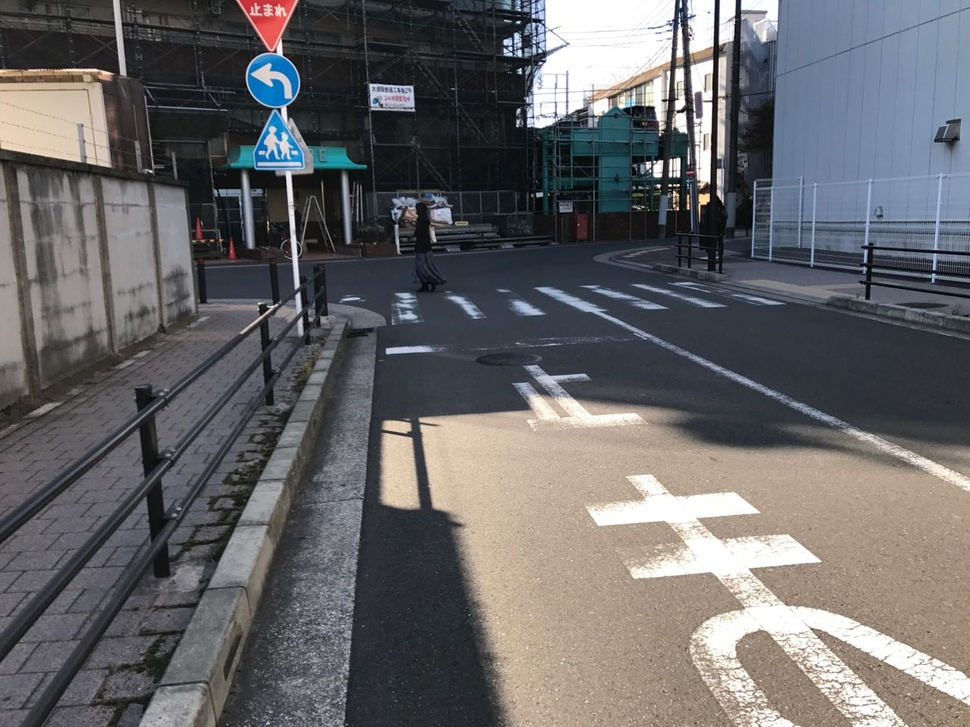
%> input picture data/1.jpg, 970 x 727 px, shrunk from 1280 x 960 before the run
$ octave a1.m   (GNU Octave 9; MATLAB toolbox functions it lacks are replaced by stand-ins)
%> lines starting %> are read from the running program, lines starting %| are printed output that depends on the picture; in (x1, y1, x2, y2) boxes, pixels count from 0 and x2, y2 are one past the last pixel; in counts of white or black regions, pixels touching at a corner belong together; the program's own positions count from 1
clear all;
close all ;
I=imread('1.jpg');
%> I is the input picture: size 727x970x3 uint8; mean R, G, B 103.7, 102.8, 104.4
G=rgb2gray(I);
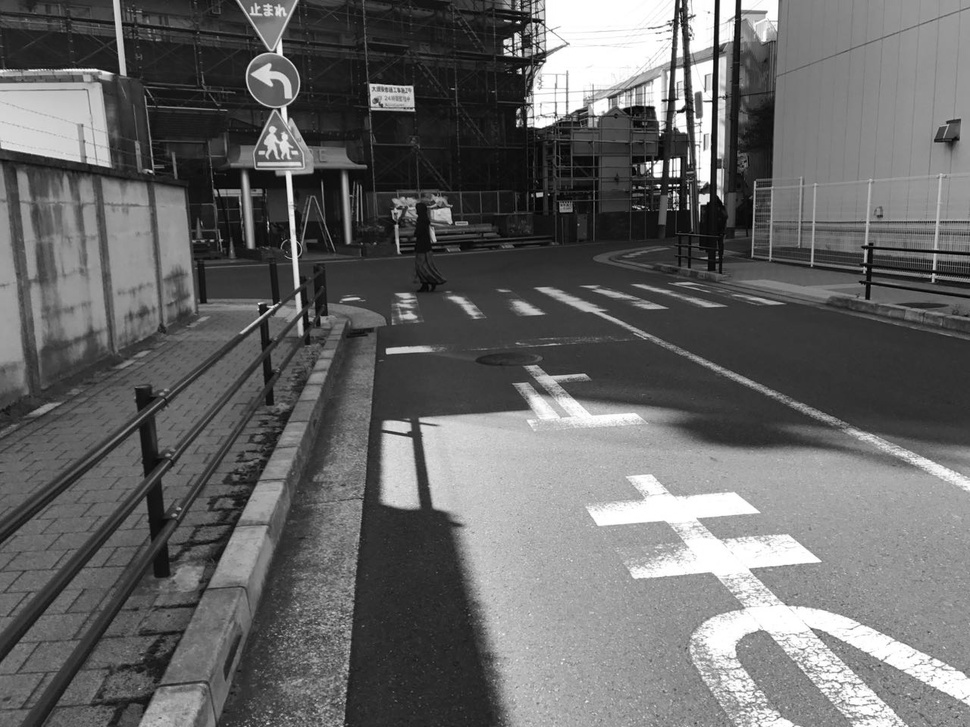
%> G: size 727x970 uint8; min 0, max 255, mean 103.2
figure();

subplot(2,2,1);
imshow(G);

subplot(2,2,2);
imhist(G);

subplot(2,2,3);
imhist(G);
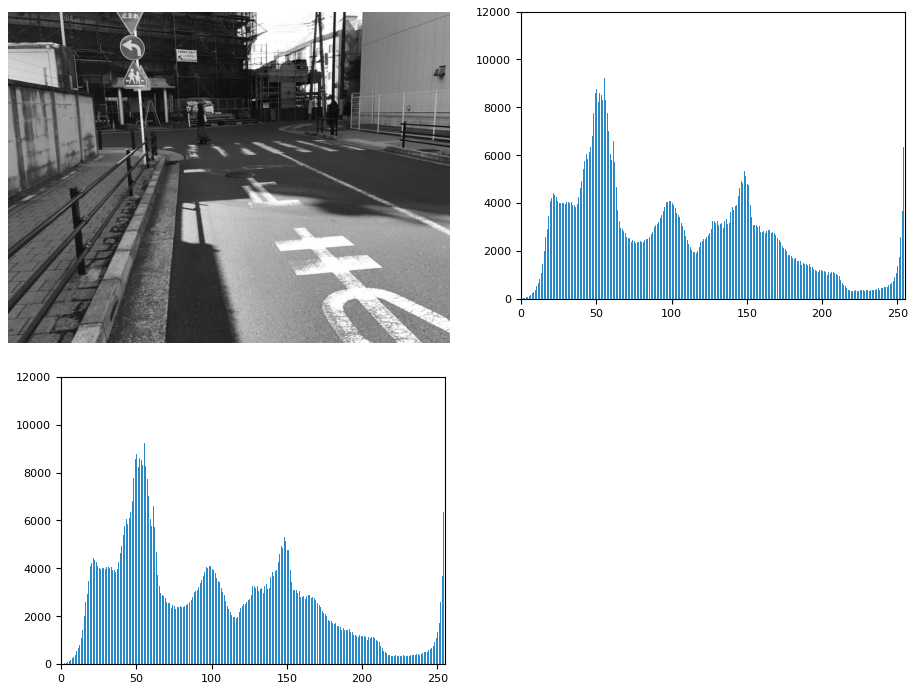
%> figure redrawn from the program's plot data, 3 panels
[h,x]=imhist(G);
%> h = 256 values, max 10319 at index 256, min 1 at index 1, mean 2754.6; x = 256 values from 0 to 255
h=smooth(h,7);
%> h = 256 values, max 10319 at index 256, min 1 at index 1, mean 2773.1
plot(x,h)
%求出阈值T
df1=diff(h);%一阶差分
%> df1 = 255 values, max 3548.3 at index 255, min -578.1 at index 61, mean 40.46
df2=diff(df1);%二阶差分
%> df2 = 254 values, max 1704.5 at index 254, min -283.1 at index 252, mean 13.91
[m,n]=size(df2);
%> m = 254; n = 1
T=0;
for i=1:m
if(abs(df1(i+1))<=0.15 && df2(i)>0)
    T=x(i+2)%确定阈值
    break;
end
end
%> after the loop, T = 132
G=im2bw(G,T/255);%转为二值图像
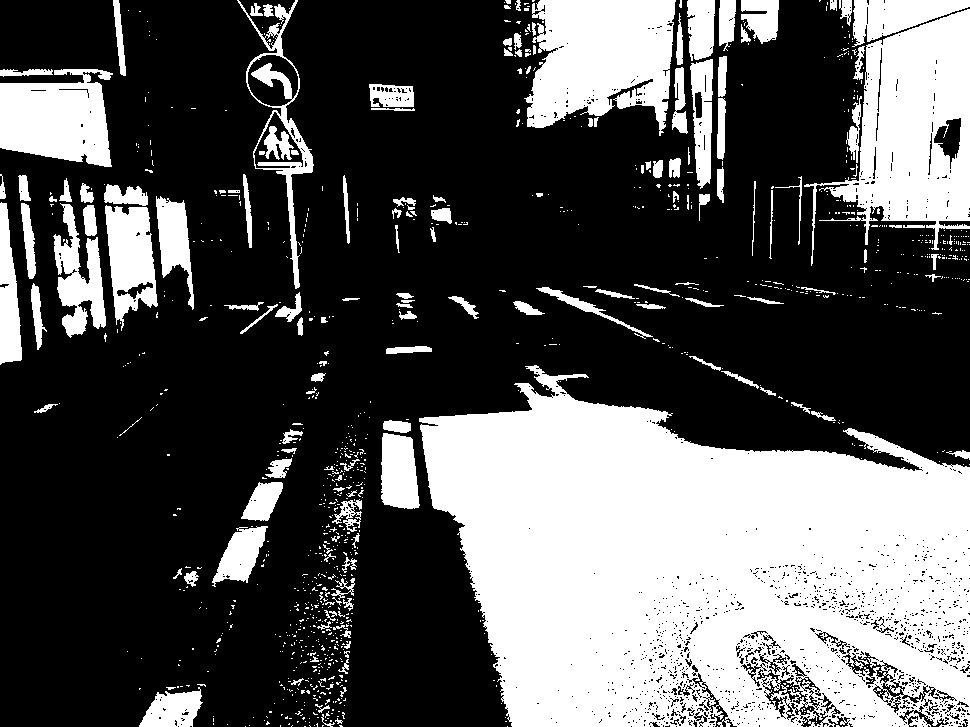
%> G: size 727x970 logical; 33.5% white; 1077 white regions (924 under 20 px), largest, box (x1, y1, x2, y2) and area: (419, 365, 970, 727) 141255, (804, 9, 970, 266) 20683, (524, 0, 676, 136) 15083
subplot(2,2,4);
imshow(G);
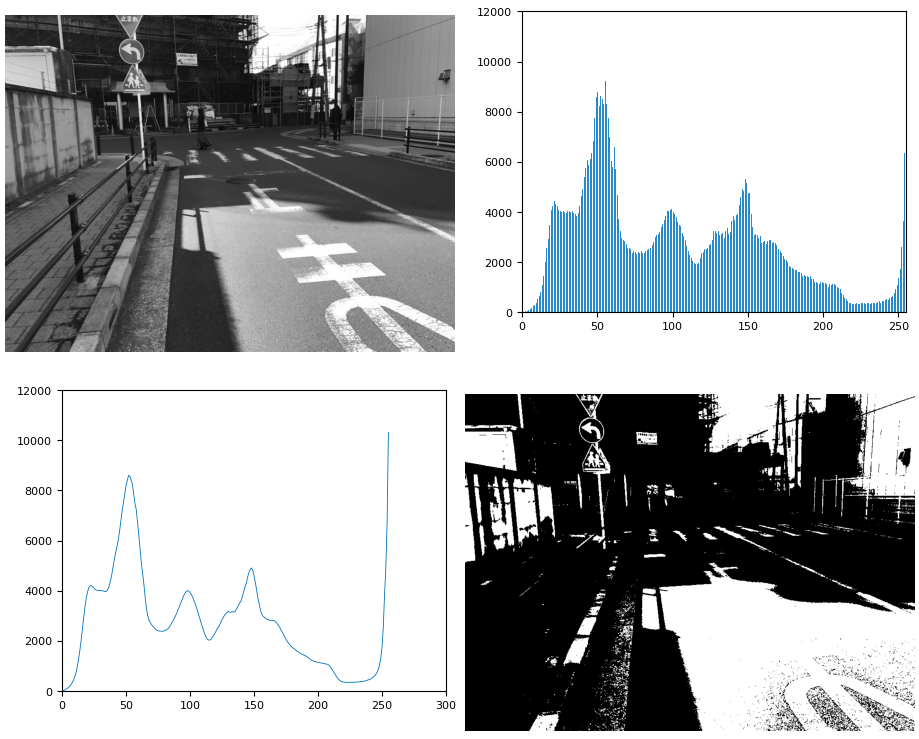
%> figure redrawn from the program's plot data, 4 panels

$ run again, with data/0.jpg copied over data/1.jpg
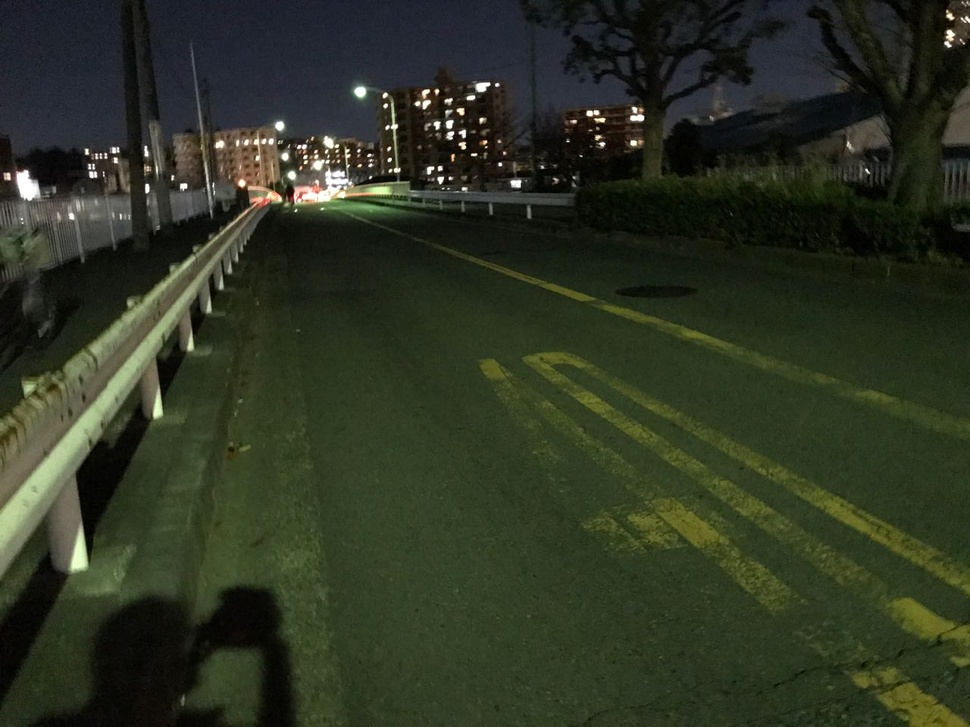
%> input picture data/0.jpg, 970 x 727 px, shrunk from 1280 x 960 before the run
%> I is the input picture: size 727x970x3 uint8; mean R, G, B 46, 52.5, 35.5
%> `[h,x]=imhist(G);`: h = 256 values, max 19881 at index 52, min 26 at index 212, mean 2754.6; x = 256 values from 0 to 255
%> `h=smooth(h,7);`: h = 256 values, max 19389.7 at index 53, min 35.43 at index 210, mean 2751.1
%> df1 = 255 values, max 1091.1 at index 47, min -1642 at index 59, mean 0.396
%> df2 = 254 values, max 288.4 at index 1, min -333.1 at index 52, mean -1.32
%> after the loop `for i=1:m`: T = 149
%> `G=im2bw(G,T/255);`:
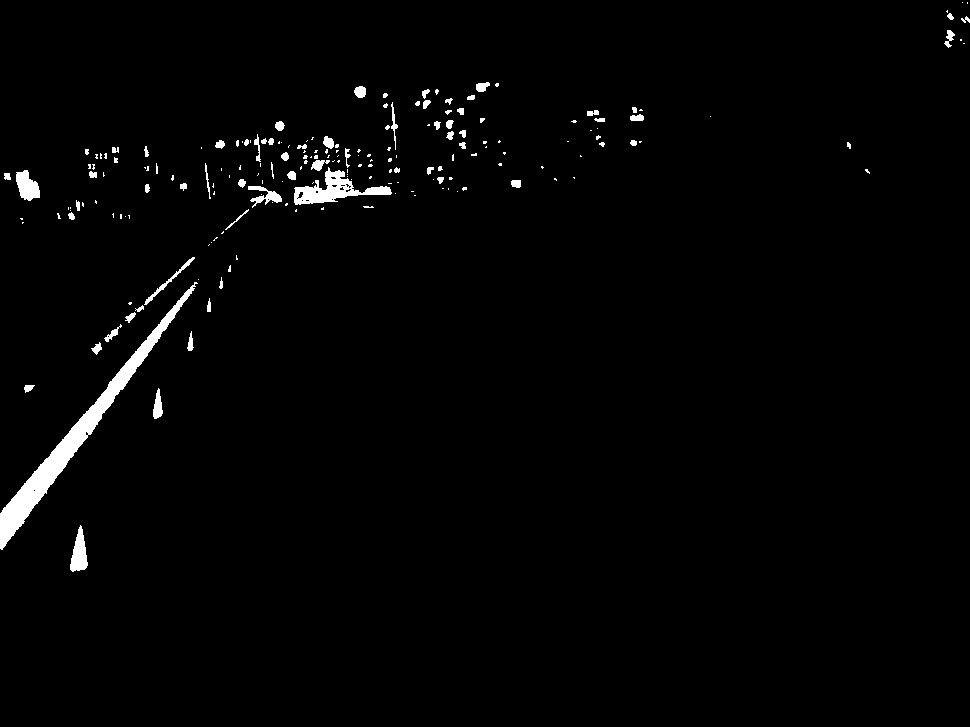
%> G: size 727x970 logical; 1.7% white; 198 white regions (127 under 20 px), largest, box (x1, y1, x2, y2) and area: (0, 282, 198, 550) 4837, (294, 167, 392, 205) 1398, (70, 525, 88, 572) 503
%> `imshow(G);`:
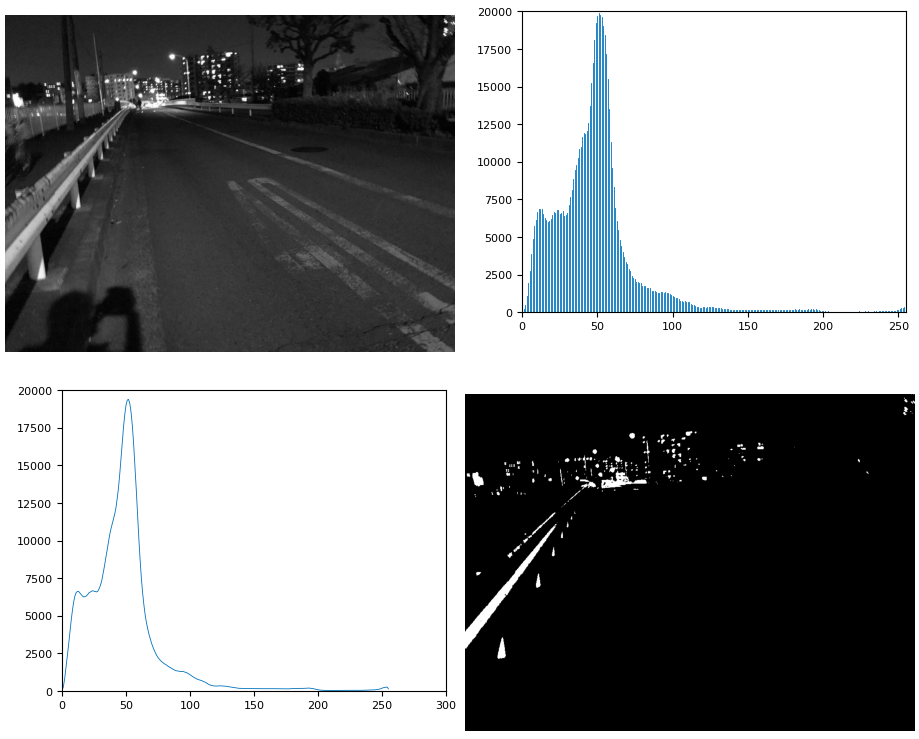
%> figure redrawn from the program's plot data, 4 panels

$ run again, with data/10.jpg copied over data/1.jpg
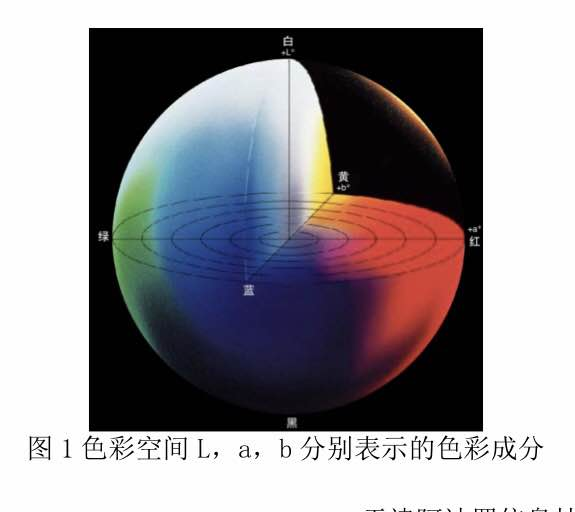
%> input picture data/10.jpg, 575 x 512 px
%> I is the input picture: size 512x575x3 uint8; mean R, G, B 146.2, 142.7, 147.2
%> `imhist(G);`:
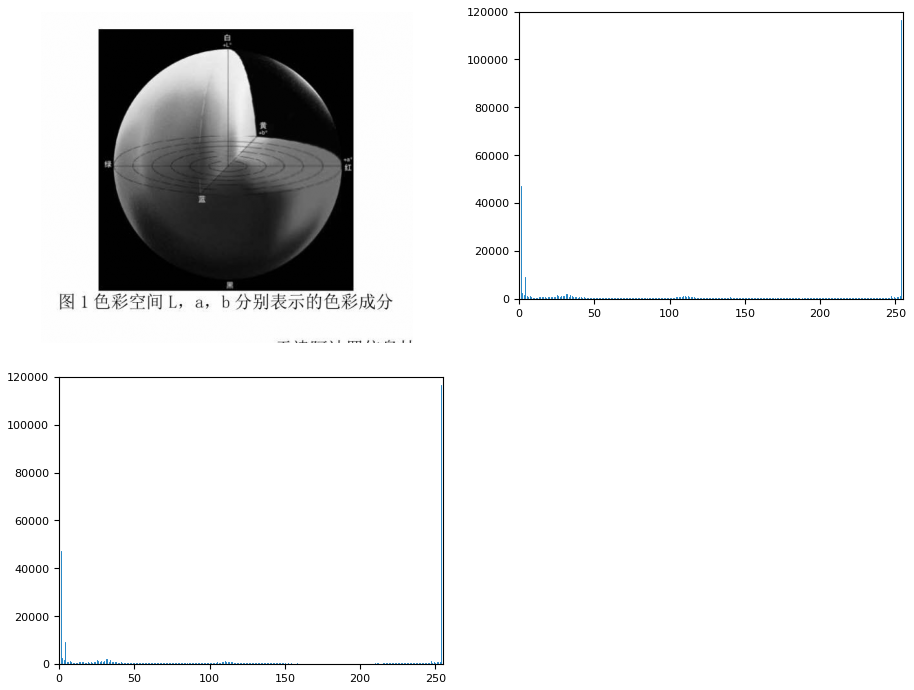
%> figure redrawn from the program's plot data, 3 panels
%> `[h,x]=imhist(G);`: h = 256 values, max 116500 at index 255, min 121 at index 188, mean 1150; x = 256 values from 0 to 255
%> `h=smooth(h,7);`: h = 256 values, max 41381.7 at index 255, min 143 at index 180, mean 1060.1
%> df1 = 255 values, max 16470.3 at index 251, min -34725.7 at index 255, mean 3.87
%> df2 = 254 values, max 16383.7 at index 250, min -50960.9 at index 254, mean -186.7
%> after the loop `for i=1:m`: T = 146
%> `imshow(G);`:
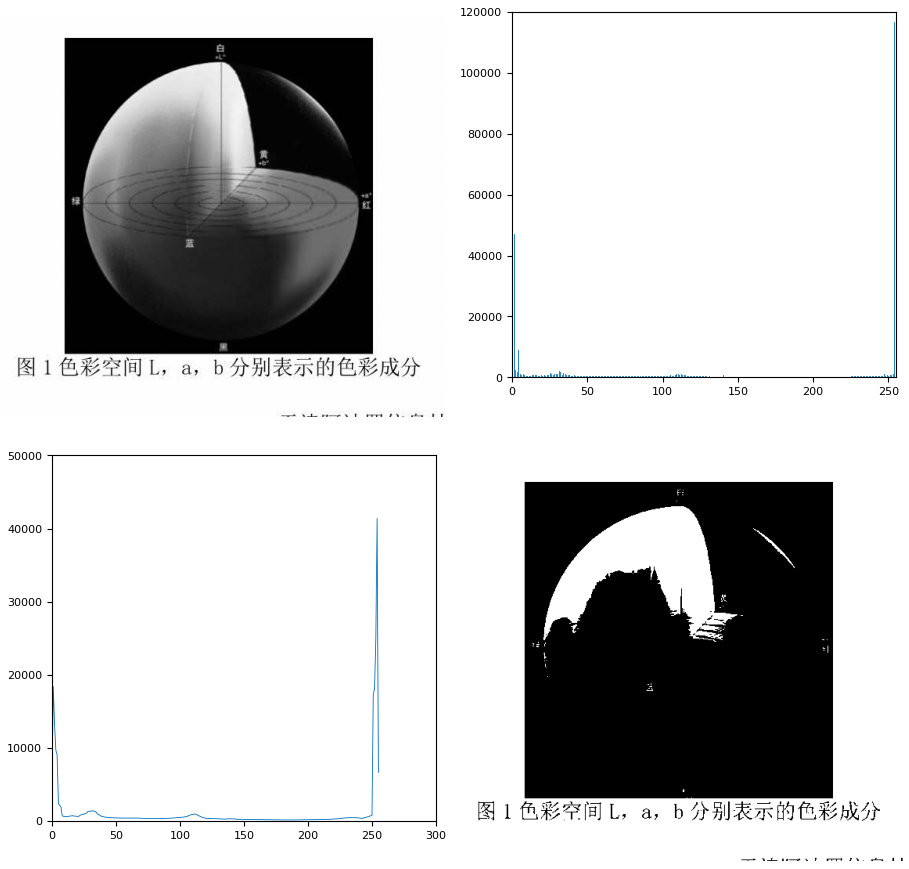
%> figure redrawn from the program's plot data, 4 panels

$ run again, with data/2.jpg copied over data/1.jpg
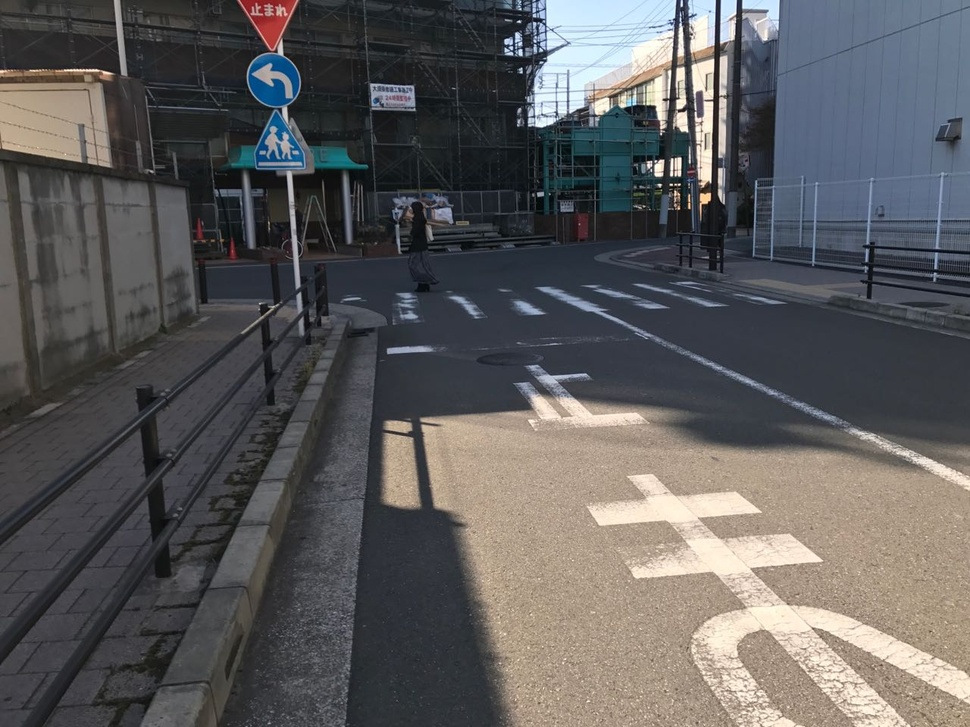
%> input picture data/2.jpg, 970 x 727 px, shrunk from 1280 x 960 before the run
%> I is the input picture: size 727x970x3 uint8; mean R, G, B 92.9, 91.7, 92.3
%> `imhist(G);`:
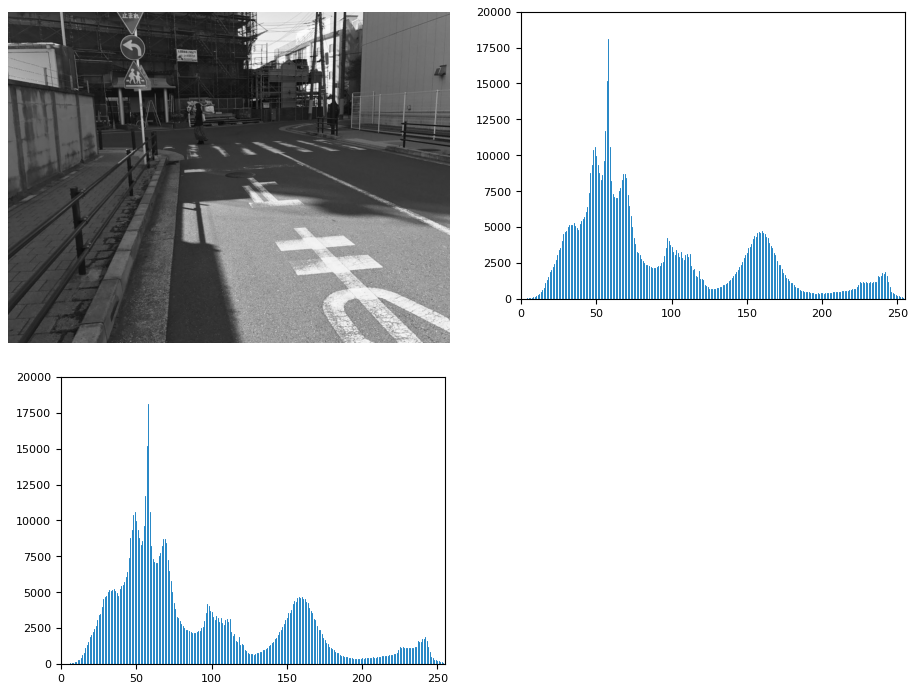
%> figure redrawn from the program's plot data, 3 panels
%> `[h,x]=imhist(G);`: h = 256 values, max 18102 at index 59, min 0 at index 1, mean 2754.6; x = 256 values from 0 to 255
%> `h=smooth(h,7);`: h = 256 values, max 11716.3 at index 57, min 0 at index 1, mean 2754.3
%> df1 = 255 values, max 1252.6 at index 55, min -1513.1 at index 62, mean 0.0235
%> df2 = 254 values, max 1103 at index 62, min -991.7 at index 55, mean -0.23
%> after the loop `for i=1:m`: T = 0
%> `imshow(G);`:
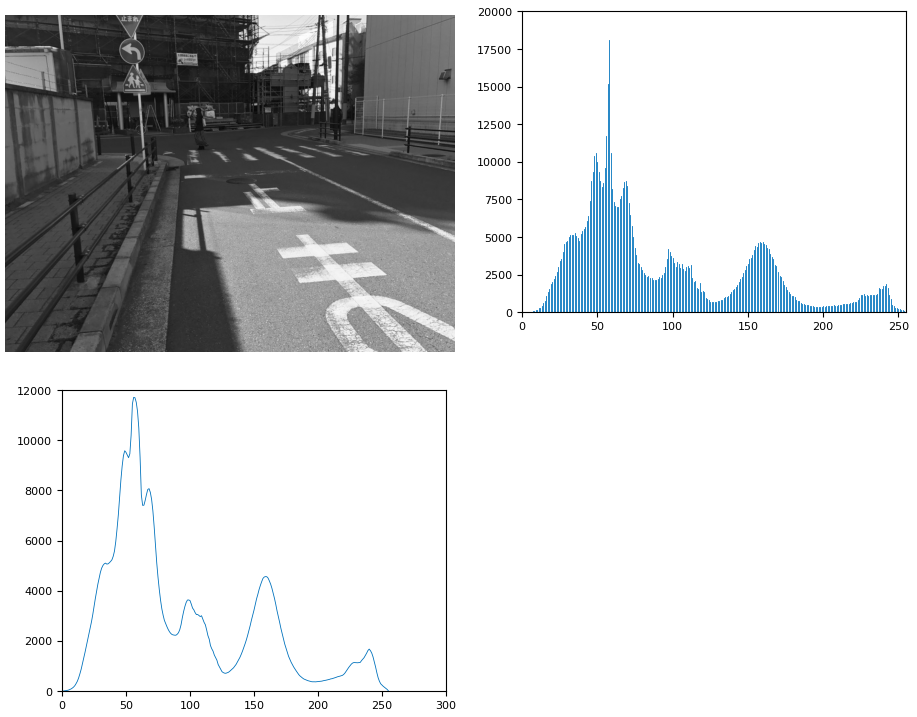
%> figure redrawn from the program's plot data, 4 panels
